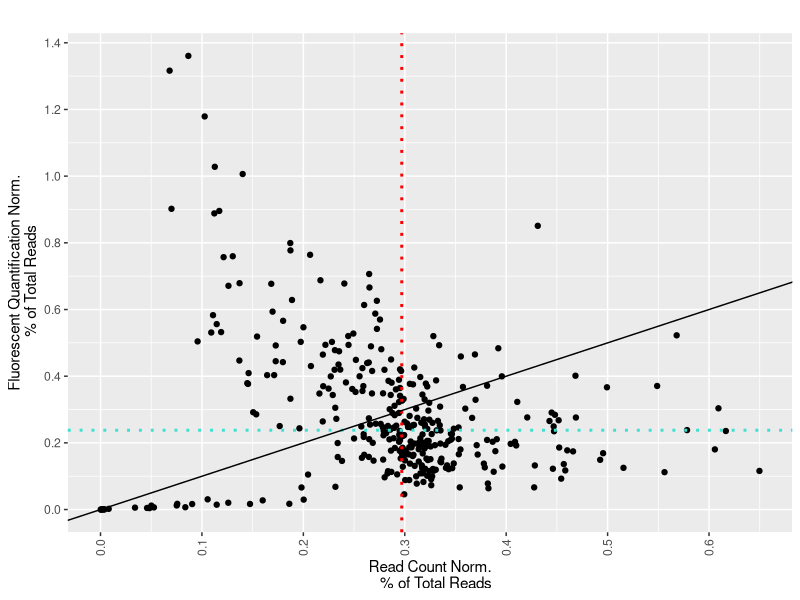
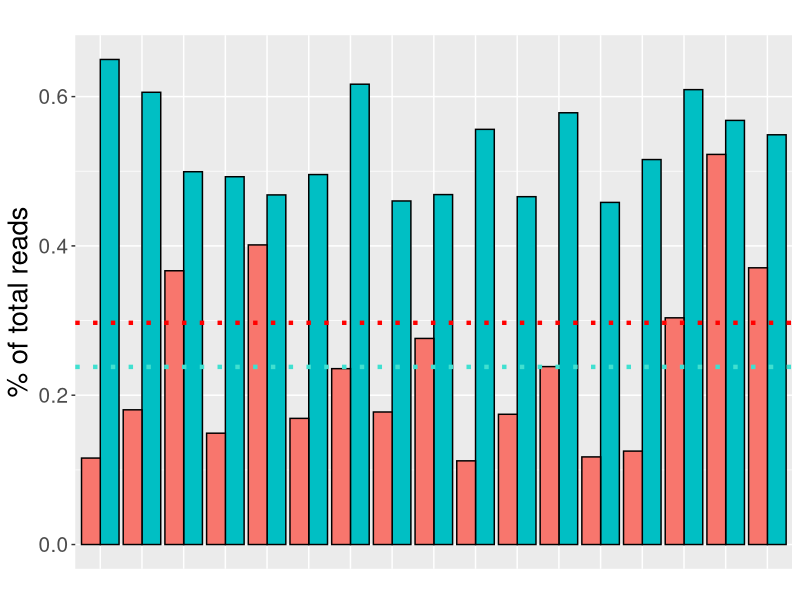
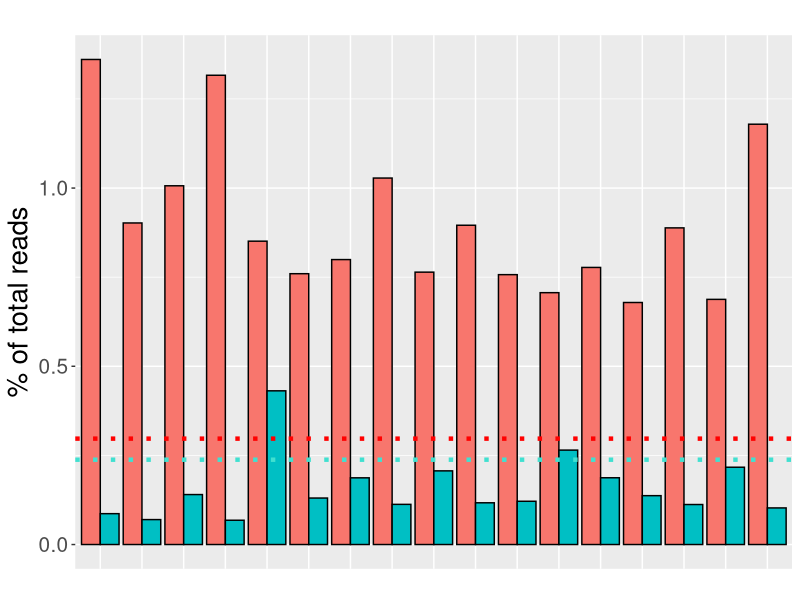
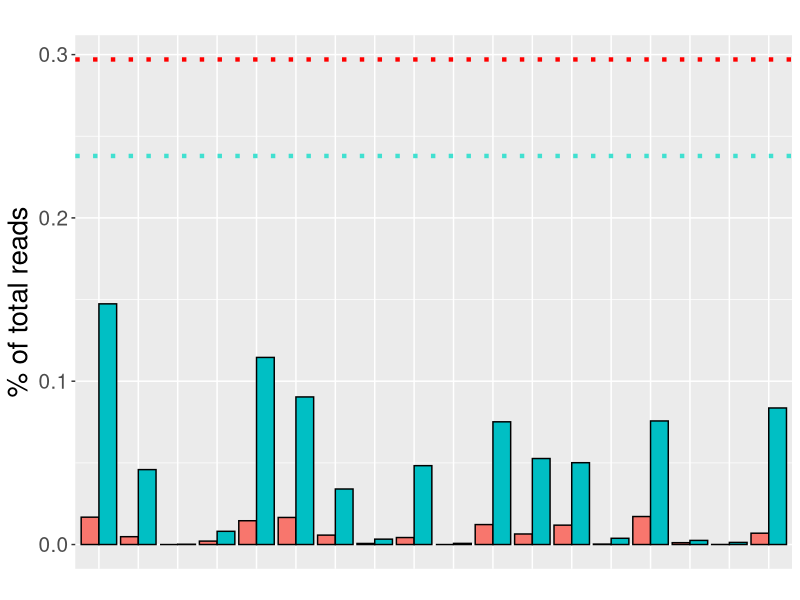
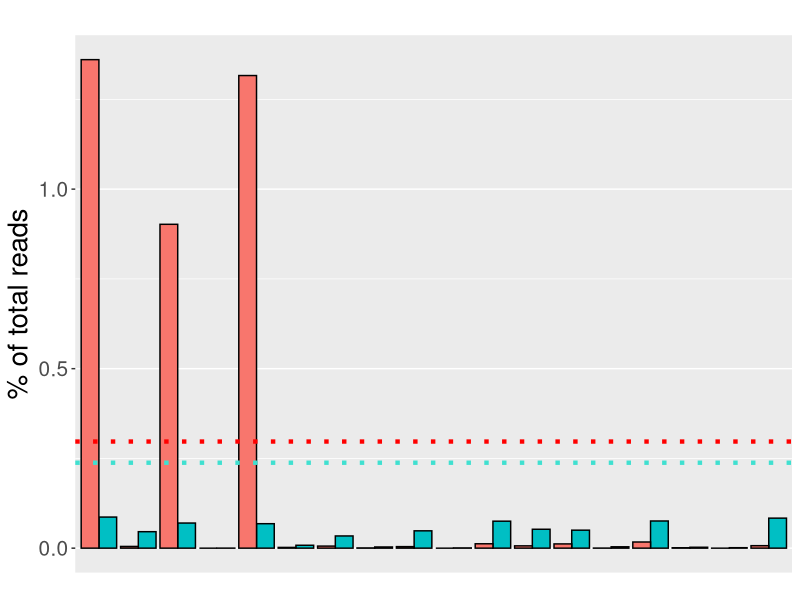
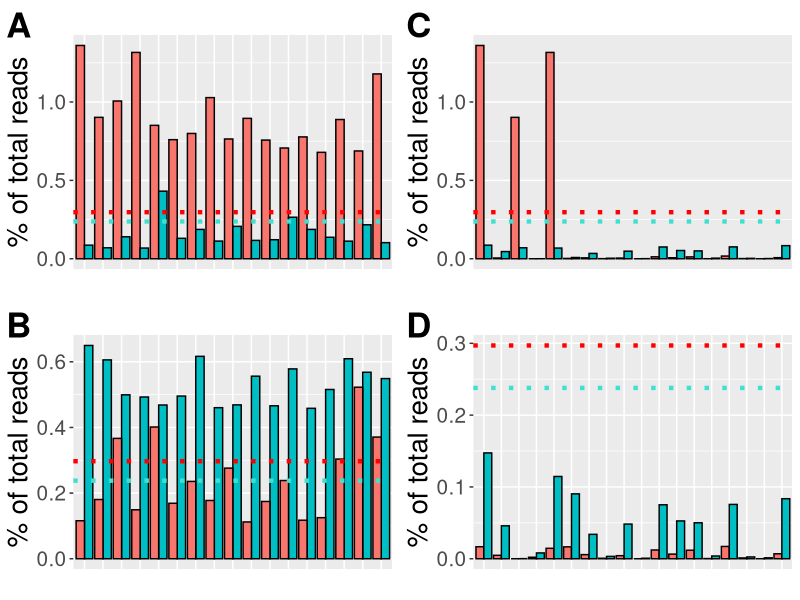
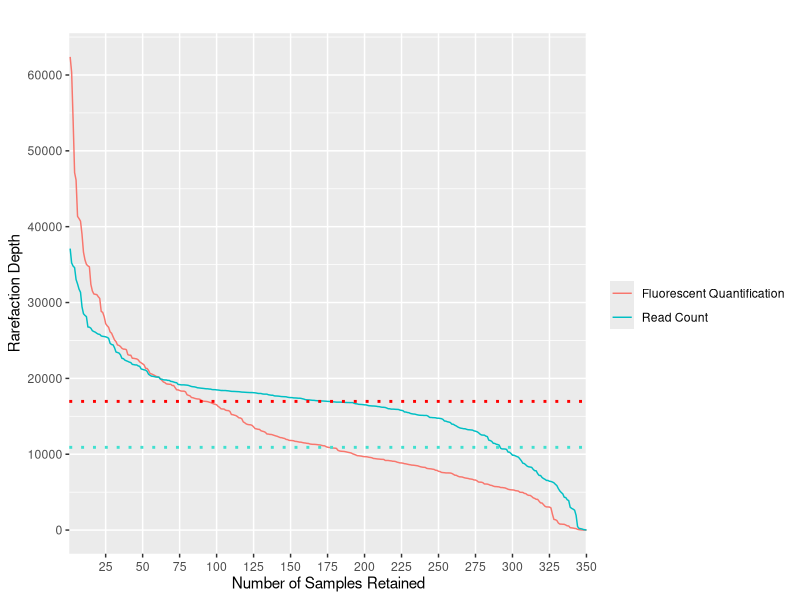
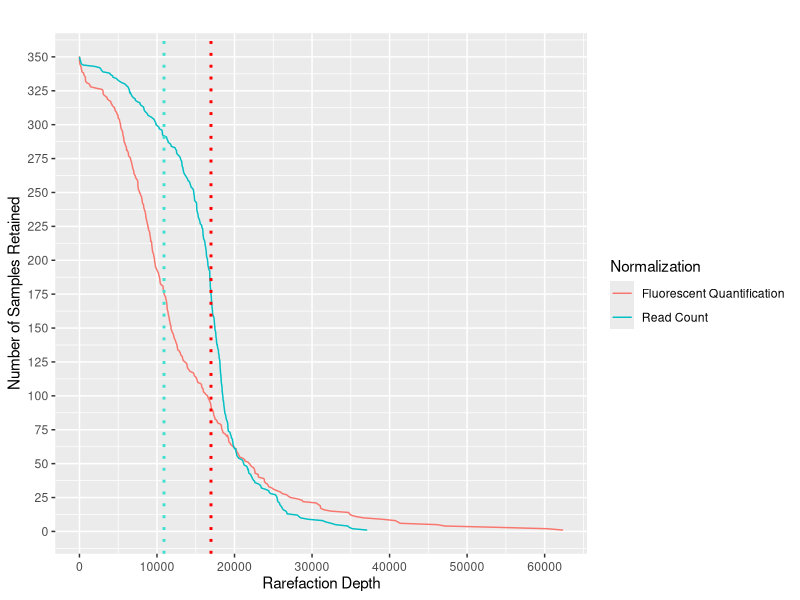

Recreate these plots in R, in order.
## ---- chunk 1
knitr::opts_chunk$set(echo = TRUE)
## ---- chunk 2
library(ggplot2)
library(dplyr)
library(ggpubr)
library(svglite)
library(data.table)
library(tidyverse)
library(cowplot)
library(stringr)
## ---- chunk 3
iseq_norm_counts_arranged <- read.csv("iseq_norm_counts_arranged.csv")
quant_norm_counts_arranged <-  read.csv("quant_norm_counts_arranged.csv")
## ---- chunk 4
sd(iseq_norm_counts_arranged$sample_proportion)/mean(iseq_norm_counts_arranged$sample_proportion)
## ---- chunk 5
sd(quant_norm_counts_arranged$sample_proportion)/mean(quant_norm_counts_arranged$sample_proportion)
## ---- chunk 6
iseq_median_proportion <- median(iseq_norm_counts_arranged$R1_R2_read_proportion)
quant_median_proportion <- median(quant_norm_counts_arranged$R1_R2_read_proportion)
iseq_median_reads <- median(iseq_norm_counts_arranged$R1_R2_reads_combined)
quant_median_reads <- median(quant_norm_counts_arranged$R1_R2_reads_combined)
## ---- chunk 7
percent <- (5*350)/100
percent
## ---- chunk 8
top_percent_iseq <- head(iseq_norm_counts_arranged, percent)
top_percent_quant <- head(quant_norm_counts_arranged, percent)
bottom_percent_iseq <- tail(iseq_norm_counts_arranged, percent)
bottom_percent_quant <- tail(quant_norm_counts_arranged, percent)
## ---- chunk 9
matching_quant_samples_iseq_top <- subset(quant_norm_counts_arranged,( Category %in% top_percent_iseq$Category))
matching_quant_samples_iseq_bottom <- subset(quant_norm_counts_arranged,( Category %in% bottom_percent_iseq$Category))
matching_iseq_samples_quant_top <- subset(iseq_norm_counts_arranged,( Category %in% top_percent_quant$Category))
matching_iseq_samples_quant_bottom <- subset(iseq_norm_counts_arranged,( Category %in% bottom_percent_quant$Category))
## ---- chunk 10
merged_data <- merge(iseq_norm_counts_arranged, quant_norm_counts_arranged, by = "Sample")
#head(merged_data)
## ---- chunk 11
scatter <- ggplot(merged_data, aes(x = sample_proportion.x, y=sample_proportion.y)) +
  geom_point() +
  theme(axis.text.x = element_text(angle = 90, vjust = 0.5)) +
  #guides(color=guide_legend(title="Host Subject ID")) +
  xlab("Read Count Norm.
   % of Total Reads") +
  ylab("Fluorescent Quantification Norm.
 % of Total Reads") +
  ggtitle("") +
  scale_x_continuous(breaks = seq(0, 2, by=0.1)) +
  scale_y_continuous(breaks = seq(0, 2, by=0.2)) +
  geom_vline(xintercept=iseq_median_proportion, linetype="dotted", color="red", size = 1) +
  geom_hline(yintercept=quant_median_proportion, linetype="dotted", color="turquoise", size = 1) +
   geom_abline(slope = 1)
scatter
## ---- chunk 12
top_iseq_matching_quant <- rbind(top_percent_iseq, matching_quant_samples_iseq_top)
bottom_iseq_matching_quant <- rbind(bottom_percent_iseq, matching_quant_samples_iseq_bottom)
top_quant_matching_iseq <- rbind(top_percent_quant, matching_iseq_samples_quant_top)
bottom_quant_matching_iseq <- rbind(bottom_percent_quant, matching_iseq_samples_quant_bottom)
## ---- chunk 13
#Samples from iseq read count norm with most amount of reads
a <- ggplot(top_iseq_matching_quant, aes(x=Sample, y=sample_proportion, fill=method)) +
geom_bar(stat="identity", color="black", position=position_dodge()) +
  theme(axis.text.x = element_blank(),
        legend.position="none",
        axis.ticks.x = element_blank(),
        axis.title.y = element_text(size = 20),
        axis.text.y = element_text(size = 15),
  plot.title = element_text(size = 15))+
  guides(color=guide_legend(title="Top 2% of Samples with most reads from iSeq Norm")) +
  geom_hline(yintercept=c(iseq_median_proportion,quant_median_proportion), linetype=c("dotted","dotted"), color=c("red","turquoise"), size = 1.5) +
  xlab("") +
  ylab("% of total reads") +
  ggtitle("")
a
## ---- chunk 14
#Samples from fluorescent quant norm with most amount of reads
b <- ggplot(top_quant_matching_iseq, aes(x=Sample, y=sample_proportion, fill=method)) +
geom_bar(stat="identity", color="black", position=position_dodge()) +
    theme(axis.text.x = element_blank(),
        legend.position="none",
        axis.ticks.x = element_blank(),
        axis.title.y = element_text(size = 20),
        axis.text.y = element_text(size = 15),
        plot.title = element_text(size = 15)) +
    geom_hline(yintercept=c(iseq_median_proportion,quant_median_proportion), linetype=c("dotted","dotted"), color=c("red","turquoise"), size = 1.5) +
  xlab("") +
  ylab("% of total reads") +
  ggtitle("")
b
## ---- chunk 15
#Samples from fluorescent quant norm with least amount of reads
c <- ggplot(bottom_quant_matching_iseq, aes(x=Sample, y=sample_proportion, fill=method)) +
geom_bar(stat="identity", color="black", position=position_dodge()) +
  theme(axis.text.x = element_blank(),
        legend.position="none",
        axis.ticks.x = element_blank(),
        axis.title.y = element_text(size = 20),
        axis.text.y = element_text(size = 15),
        plot.title = element_text(size = 15)) +
    geom_hline(yintercept=c(iseq_median_proportion,quant_median_proportion), linetype=c("dotted","dotted"), color=c("red","turquoise"), size = 1.5) +
  xlab("") +
  ylab("% of total reads") +
  ggtitle("")
c
## ---- chunk 16
#Samples from iseq read count norm with least amount of reads
d <- ggplot(bottom_iseq_matching_quant, aes(x=Sample, y=sample_proportion, fill=method)) +
geom_bar(stat="identity", color="black", position=position_dodge()) +
  #guides(fill=guide_legend(title="Normalization")) +
  theme(axis.text.x = element_blank(),
        legend.position="none",
        axis.ticks.x = element_blank(),
        axis.title.y = element_text(size = 20),
        axis.text.y = element_text(size = 15),
        plot.title = element_text(size = 15)) +
  scale_x_discrete(breaks = seq(0,1.5, by = 0.05)) +
    geom_hline(yintercept=c(iseq_median_proportion,quant_median_proportion), linetype=c("dotted","dotted"), color=c("red","turquoise"), size = 1.5) +
  xlab("") +
  ylab("% of total reads") +
  ggtitle("")
d
## ---- chunk 17
figure_iseq_abundance_2 <- plot_grid(#a,
                                   b,
                                 #c,
                                 d,
                                 a,
                                 c,
                                 labels = c("A", "C", "B", "D"),
                                 align = "h",
                                 axis = "l",
                                 label_size = 25,
                                 label_fontfamily = 'sans',
                                 ncol = 2,
                                 hjust = -0.25)
figure_iseq_abundance_2
## ---- chunk 18
iseq_norm_counts_arranged_samples <- iseq_norm_counts_arranged[order(iseq_norm_counts_arranged$R1_R2_reads_combined, decreasing = TRUE),]

quant_norm_counts_arranged_samples <- quant_norm_counts_arranged[order(quant_norm_counts_arranged$R1_R2_reads_combined, decreasing = TRUE),]
head(iseq_norm_counts_arranged_samples)
## ---- chunk 19
quant_norm_counts_arranged_samples$rank <- c(1:350)
head(quant_norm_counts_arranged_samples)
iseq_norm_counts_arranged_samples$rank <- c(1:350)
head(iseq_norm_counts_arranged_samples)
## ---- chunk 20
total_reads <- rbind(iseq_norm_counts_arranged_samples, quant_norm_counts_arranged_samples)
## ---- chunk 21
descending_reads_plot <- ggplot(total_reads, aes(x = reorder(rank,-R1_R2_reads_combined), y = R1_R2_reads_combined, group=method)) +
  geom_line(aes(color=method)) +
  theme(axis.text.x = element_text(angle = 0, vjust = 0.5)) +
        guides(color=guide_legend(title="")) +
  scale_x_discrete(breaks = seq(0, 400, by = 25)) +
  scale_y_continuous(breaks = seq(0, 60000, by = 10000)) +
  xlab("Number of Samples Retained") +
  ylab("Rarefaction Depth") +
  ggtitle("") +
   geom_hline(yintercept=c(iseq_median_reads,quant_median_reads), linetype="dotted",color = c("red", "turquoise"), size=1)
descending_reads_plot
## ---- chunk 22
rarefaction <- ggplot(total_reads, aes(x = R1_R2_reads_combined, y = rank, group=method)) +
  geom_line(aes(color=method)) +
  theme(axis.text.y = element_text(angle = 0, vjust = 0.5),
        axis.text.x = element_text(angle = 0, vjust = 0.5)) +
        guides(color=guide_legend(title="Normalization")) +
  scale_y_continuous(breaks = seq(0, 400, by = 25)) +
scale_x_continuous(breaks = seq(0, 70000, by = 10000)) +
  ylab("Number of Samples Retained") +
  xlab("Rarefaction Depth") +
  ggtitle("") +
  geom_vline(xintercept=c(iseq_median_reads,quant_median_reads), linetype="dotted",color = c("red", "turquoise"), size=1)
rarefaction
## ---- chunk 23
iseq_boxplot <- ggplot(total_reads, aes(x = method, y =sample_proportion)) +
  geom_boxplot(aes(fill=method), outlier.shape=NA) +
  geom_jitter(size=0.8) +
  theme(axis.text.y = element_text(angle = 0, vjust = 0.5),
        axis.text.x = element_text(angle = 0, vjust = 0.5),
        axis.title.x = element_text(size=12),
        axis.title.y = element_text(size=12),
        legend.position="none")  +
        guides(color=guide_legend(title="")) +
  stat_boxplot(geom = "errorbar",
               width = 0.15) + 
  scale_y_continuous(breaks = seq(0, 1.5, by = 0.1)) +
  ylab("% of Total Reads") +
  xlab("Normalization") +
  ggtitle("")
iseq_boxplot
